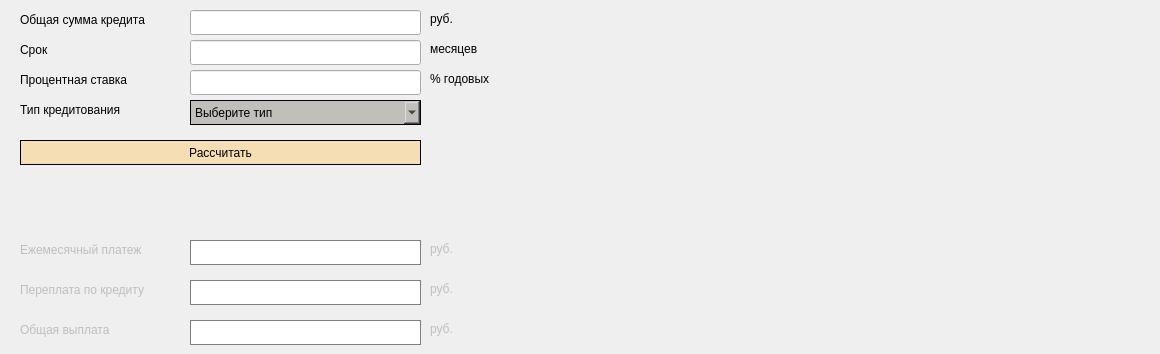
    <widget class="QWidget" name="tab_5">
     <attribute name="title">
      <string>Кредит</string>
     </attribute>
     <widget class="QLabel" name="label_7">
      <property name="geometry">
       <rect>
        <x>20</x>
        <y>10</y>
        <width>161</width>
        <height>20</height>
       </rect>
      </property>
      <property name="text">
       <string>Общая сумма кредита</string>
      </property>
     </widget>
     <widget class="QLineEdit" name="lineEdit_3">
      <property name="geometry">
       <rect>
        <x>190</x>
        <y>10</y>
        <width>231</width>
        <height>25</height>
       </rect>
      </property>
      <property name="text">
       <string/>
      </property>
      <property name="alignment">
       <set>Qt::AlignRight|Qt::AlignTrailing|Qt::AlignVCenter</set>
      </property>
     </widget>
     <widget class="QLabel" name="label_8">
      <property name="geometry">
       <rect>
        <x>430</x>
        <y>10</y>
        <width>67</width>
        <height>17</height>
       </rect>
      </property>
      <property name="text">
       <string>руб.</string>
      </property>
     </widget>
     <widget class="QLabel" name="label_9">
      <property name="geometry">
       <rect>
        <x>20</x>
        <y>40</y>
        <width>161</width>
        <height>20</height>
       </rect>
      </property>
      <property name="text">
       <string>Срок</string>
      </property>
     </widget>
     <widget class="QLineEdit" name="lineEdit_4">
      <property name="geometry">
       <rect>
        <x>190</x>
        <y>40</y>
        <width>231</width>
        <height>25</height>
       </rect>
      </property>
      <property name="alignment">
       <set>Qt::AlignRight|Qt::AlignTrailing|Qt::AlignVCenter</set>
      </property>
     </widget>
     <widget class="QLabel" name="label_10">
      <property name="geometry">
       <rect>
        <x>430</x>
        <y>40</y>
        <width>67</width>
        <height>17</height>
       </rect>
      </property>
      <property name="text">
       <string>месяцев</string>
      </property>
     </widget>
     <widget class="QLabel" name="label_11">
      <property name="geometry">
       <rect>
        <x>20</x>
        <y>70</y>
        <width>161</width>
        <height>20</height>
       </rect>
      </property>
      <property name="text">
       <string>Процентная ставка</string>
      </property>
     </widget>
     <widget class="QLineEdit" name="lineEdit_5">
      <property name="geometry">
       <rect>
        <x>190</x>
        <y>70</y>
        <width>231</width>
        <height>25</height>
       </rect>
      </property>
      <property name="alignment">
       <set>Qt::AlignRight|Qt::AlignTrailing|Qt::AlignVCenter</set>
      </property>
     </widget>
     <widget class="QLabel" name="label_12">
      <property name="geometry">
       <rect>
        <x>20</x>
        <y>100</y>
        <width>161</width>
        <height>20</height>
       </rect>
      </property>
      <property name="text">
       <string>Тип кредитования</string>
      </property>
     </widget>
     <widget class="QComboBox" name="comboBox">
      <property name="geometry">
       <rect>
        <x>190</x>
        <y>100</y>
        <width>231</width>
        <height>25</height>
       </rect>
      </property>
      <property name="styleSheet">
       <string notr="true">QComboBox {
	border: 1px solid black;
	background-color: rgb(192, 191, 188);
}</string>
      </property>
      <item>
       <property name="text">
        <string>Выберите тип</string>
       </property>
      </item>
      <item>
       <property name="text">
        <string>Аннуитетный</string>
       </property>
      </item>
      <item>
       <property name="text">
        <string>Дифференцированный</string>
       </property>
      </item>
     </widget>
     <widget class="QLabel" name="label_13">
      <property name="enabled">
       <bool>false</bool>
      </property>
      <property name="geometry">
       <rect>
        <x>20</x>
        <y>240</y>
        <width>161</width>
        <height>20</height>
       </rect>
      </property>
      <property name="text">
       <string>Ежемесячный платеж</string>
      </property>
     </widget>
     <widget class="QLabel" name="label_14">
      <property name="enabled">
       <bool>false</bool>
      </property>
      <property name="geometry">
       <rect>
        <x>190</x>
        <y>240</y>
        <width>231</width>
        <height>25</height>
       </rect>
      </property>
      <property name="styleSheet">
       <string notr="true">QLabel {
	background-color: white;
	border: 1px solid black;
}

QLabel:disabled{
	border: 1px solid grey;
}</string>
      </property>
      <property name="text">
       <string/>
      </property>
      <property name="textInteractionFlags">
       <set>Qt::NoTextInteraction</set>
      </property>
     </widget>
     <widget class="QLabel" name="label_15">
      <property name="enabled">
       <bool>false</bool>
      </property>
      <property name="geometry">
       <rect>
        <x>430</x>
        <y>240</y>
        <width>67</width>
        <height>17</height>
       </rect>
      </property>
      <property name="styleSheet">
       <string notr="true"/>
      </property>
      <property name="text">
       <string>руб.</string>
      </property>
     </widget>
     <widget class="QLabel" name="label_16">
      <property name="enabled">
       <bool>false</bool>
      </property>
      <property name="geometry">
       <rect>
        <x>20</x>
        <y>280</y>
        <width>161</width>
        <height>20</height>
       </rect>
      </property>
      <property name="text">
       <string>Переплата по кредиту</string>
      </property>
     </widget>
     <widget class="QLabel" name="label_17">
      <property name="enabled">
       <bool>false</bool>
      </property>
      <property name="geometry">
       <rect>
        <x>190</x>
        <y>280</y>
        <width>231</width>
        <height>25</height>
       </rect>
      </property>
      <property name="styleSheet">
       <string notr="true">QLabel {
	background-color: white;
	border: 1px solid black;
}

QLabel:disabled{
	border: 1px solid grey;
}</string>
      </property>
      <property name="text">
       <string/>
      </property>
      <property name="textInteractionFlags">
       <set>Qt::NoTextInteraction</set>
      </property>
     </widget>
     <widget class="QLabel" name="label_18">
      <property name="enabled">
       <bool>false</bool>
      </property>
      <property name="geometry">
       <rect>
        <x>430</x>
        <y>280</y>
        <width>67</width>
        <height>17</height>
       </rect>
      </property>
      <property name="text">
       <string>руб.</string>
      </property>
     </widget>
     <widget class="QLabel" name="label_19">
      <property name="enabled">
       <bool>false</bool>
      </property>
      <property name="geometry">
       <rect>
        <x>20</x>
        <y>320</y>
        <width>161</width>
        <height>20</height>
       </rect>
      </property>
      <property name="text">
       <string>Общая выплата</string>
      </property>
     </widget>
     <widget class="QLabel" name="label_20">
      <property name="enabled">
       <bool>false</bool>
      </property>
      <property name="geometry">
       <rect>
        <x>190</x>
        <y>320</y>
        <width>231</width>
        <height>25</height>
       </rect>
      </property>
      <property name="styleSheet">
       <string notr="true">QLabel {
	background-color: white;
	border: 1px solid black;
}
QLabel:disabled{
	border: 1px solid grey;
}</string>
      </property>
      <property name="text">
       <string/>
      </property>
      <property name="textInteractionFlags">
       <set>Qt::NoTextInteraction</set>
      </property>
     </widget>
     <widget class="QLabel" name="label_21">
      <property name="enabled">
       <bool>false</bool>
      </property>
      <property name="geometry">
       <rect>
        <x>430</x>
        <y>320</y>
        <width>67</width>
        <height>17</height>
       </rect>
      </property>
      <property name="text">
       <string>руб.</string>
      </property>
     </widget>
     <widget class="QPushButton" name="credit_calc">
      <property name="enabled">
       <bool>true</bool>
      </property>
      <property name="geometry">
       <rect>
        <x>20</x>
        <y>140</y>
        <width>401</width>
        <height>25</height>
       </rect>
      </property>
      <property name="styleSheet">
       <string notr="true">QPushButton{
	border: 1px solid black;
background-color: wheat;
}

QPushButton:disabled{
	border: 1px solid grey;
}</string>
      </property>
      <property name="text">
       <string>Рассчитать</string>
      </property>
     </widget>
     <widget class="QLabel" name="label_23">
      <property name="geometry">
       <rect>
        <x>430</x>
        <y>70</y>
        <width>81</width>
        <height>17</height>
       </rect>
      </property>
      <property name="text">
       <string>% годовых</string>
      </property>
     </widget>
     <widget class="QLabel" name="label_22">
      <property name="enabled">
       <bool>true</bool>
      </property>
      <property name="geometry">
       <rect>
        <x>20</x>
        <y>190</y>
        <width>1131</width>
        <height>25</height>
       </rect>
      </property>
      <property name="styleSheet">
       <string notr="true">QLabel{
color: red;
}</string>
      </property>
      <property name="text">
       <string/>
      </property>
      <property name="textInteractionFlags">
       <set>Qt::NoTextInteraction</set>
      </property>
     </widget>
    </widget>
